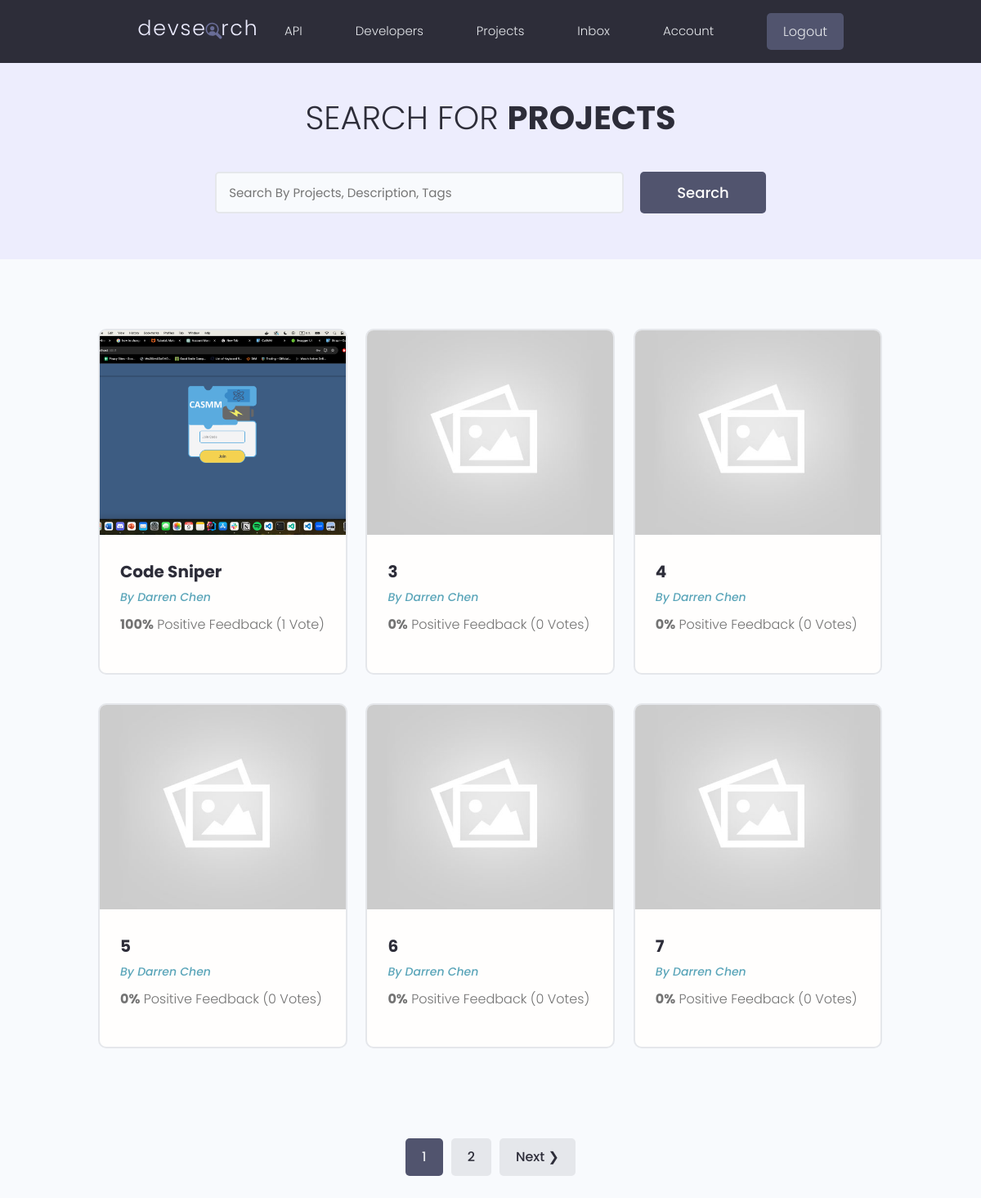
Page /viewAllProjects/ (signed in) on the committed database.
### projects/models.py (models this page shows, shortened)
class Project(models.Model):
    owner = models.ForeignKey(Profile, null=True, blank=True, on_delete=models.CASCADE)
    title = models.CharField(max_length=200) #Charfield is a small field compare to TextField
    description = models.TextField(null=True, blank=True) #null=True means that this field is optional
    featured_image = models.ImageField(upload_to='projects/', default='')
    demo_link = models.CharField(max_length=2000, null=True, blank=True)
    source_link = models.CharField(max_length=2000, null=True, blank=True)
    tags = models.ManyToManyField('Tag', blank=True) #ManyToManyField is a field that can have many tags
    vote_total = models.IntegerField(default=0, null=True, blank=True)
    vote_ratio = models.IntegerField(default=0, null=True, blank=True)
    created = models.DateTimeField(auto_now_add=True) #auto_now_add=True will automatically add when we create a new project
    id = models.UUIDField(default=uuid.uuid4, unique=True, primary_key=True, editable=False) #uuid4 is a random id, editable=False means that we can't edit this id
    class Meta:
        ordering = ['-vote_ratio', '-vote_total', 'title'] #order the projects by vote ratio and vote total
    @property
    def imageURL(self):
        try:
            url = self.featured_image.url
        except:
            url = ''
        return url

### users/models.py (models this page shows, shortened)
class Profile(models.Model):
    user = models.OneToOneField(User, null=True, on_delete=models.CASCADE, blank=True) #one user can have one profile, one profile can have one user
    name = models.CharField(max_length=200, null=True, blank=True)
    email = models.EmailField(max_length=500, null=True, blank=True, unique=True)
    username = models.CharField(max_length=200, null=True, blank=True)
    location = models.CharField(max_length=200, null=True, blank=True)
    short_intro = models.CharField(max_length=200, null=True, blank=True)
    bio = models.TextField(null=True, blank=True)
    profile_image = models.ImageField(upload_to='profiles/', default='')
    social_github = models.CharField(max_length=200, null=True, blank=True)
    social_twitter = models.CharField(max_length=200, null=True, blank=True)
    social_linkedin = models.CharField(max_length=200, null=True, blank=True)
    social_youtube = models.CharField(max_length=200, null=True, blank=True)
    social_website = models.CharField(max_length=200, null=True, blank=True)
    created = models.DateTimeField(auto_now_add=True)
    id = models.UUIDField(default=uuid.uuid4, unique=True, primary_key=True, editable=False)
    class Meta:
        ordering = ['-created']

### users/views.py (the view)
# urls.py: path('viewAllProjects/', views.viewAllProjects, name='viewAllProjects'),
@login_required(login_url='login')
def viewAllProjects(request):
    projects, search_query = searchProjects(request)
    custom_range, projects = paginateProjects(request, projects, 6)
    context = {'projects': projects, 'search_query': search_query, 'custom_range': custom_range}
    return render(request, 'users/all_projects.html', context)

### users/utils.py (called while the page is built)
def searchProjects(request):
    search_query = ''
    profile = request.user.profile
    if request.GET.get('search_query'):
        search_query = request.GET.get('search_query')
    projects = profile.project_set.all()
    tags = Tag.objects.filter(project__in=projects, name__icontains=search_query)
    projects = projects.distinct().filter(Q(title__icontains=search_query) |
                                          Q(description__icontains=search_query) |
                                          Q(tags__in=tags))
    return projects, search_query

def paginateProjects(request, projects, results):
    page = request.GET.get('page') #get the page number from the url
    paginator = Paginator(projects, results) #create a paginator object with the profiles and the number of results per page
    try:
        projects = paginator.page(page)
    except PageNotAnInteger: #if the page is not in the url set the page number to 1
        page = 1
        projects = paginator.page(page)
    except EmptyPage: #if the page number is greater than the number of pages, set the page number to the last page
        page = paginator.num_pages #get the total number of pages
        projects = paginator.page(page)
    custom_range = paginator.get_elided_page_range(number=page, on_each_side=2, on_ends=1)
    return custom_range, projects

### users/templates/users/all_projects.html (shortened to what this page needs)
{% extends 'main.html' %}
{% block content %}
<main class="projects">
    <section class="hero-section text-center">
      <div class="container container--narrow">
        <div class="hero-section__box">
          <h2>Search for <span>Projects</span></h2>
        </div>
        <div class="hero-section__search">
          <form class="form" action="{% url 'viewAllProjects' %}" method="GET">
            <div class="form__field">
              <input class="input input--text" id="formInput#search" type="text" name="search_query" value="{{search_query}}"
                placeholder="Search By Projects, Description, Tags" />
            </div>
            <input class="btn btn--sub btn--lg" type="submit" value="Search" />
          </form>
        </div>
      </div>
    </section>
    <section class="projectsList">
      <div class="container">
        <div class="grid grid--three">
        {% for project in projects %}
          <div class="column">
            <div class="card project">
              <a href="{% url 'project' project.id %}" class="project">
                <img class="project__thumbnail" src="{{project.imageURL}}" alt="project thumbnail" />
                <div class="card__body">
                  <h3 class="project__title">{{project.title}}</h3>
                  <p><a class="project__author" href="{% url 'user-profile' project.owner.id %}">By {{project.owner.name}}</a></p>
                  <p class="project--rating">
                    <span style="font-weight: bold;">{{project.vote_ratio}}%</span> Positive
                    Feedback ({{project.vote_total}} Vote{{project.vote_total|pluralize:"s"}})
                  </p>
                </div>
              </a>
            </div>
          </div>
          {% endfor %}
        </div>
      </div>
    </section>
    {% include 'pagination.html' with queryset=projects custom_range=custom_range search_query=search_query%}
  </main>
{% endblock content %}

### static/styles/app.css (style rules this page uses)
:root { --color-sub: #2d2d39; }
.btn--sub { background-color: var(--color-sub-light); }
.card { border: 2px solid var(--color-light); }
img { width: 100%; }
.hero-section { height: 40vh; display: flex; align-items: center; background-color: var(--color-sub); }
.hero-section__box { margin-bottom: 4rem; }
.hero-section__box > h2, .hero-section__box > h2 > span { font-size: 4rem; color: var(--color-light); line-height: 1.3; text-transform: uppercase; }
.hero-section__box > h2 { font-weight: 300; }
.hero-section__box > h2 > span { font-weight: 700; }
.hero-section__search > .form { display: flex; align-items: center; justify-content: center; gap: 2rem; }
.hero-section__search > .form input.input--text { width: 50rem; }
.project__author { font-size: 1.4rem; font-style: italic; }
.project--rating { margin-bottom: 1.6em; margin-top: .5em; }
.projects > .hero-section { background: var(--color-sub-lighter); height: 30vh; }
.projects .hero-section__box { margin-bottom: 2.5rem; }
.projects .hero-section__box > h2 { color: var(--color-sub); }
.projects .hero-section__box > h2 > span { font-weight: 700; color: var(--color-sub); }
.projectsList { margin-top: 8rem; }
.project__thumbnail { height: 25rem; object-fit: cover; object-position: top center; }
.project__title { font-size: 2rem; font-weight: 700; color: var(--color-sub); }

### static/uikit/styles/modules/_variables.css (style rules this page uses)
:root { --color-main: #5aa5b9; --color-main-light: #e6faff; --color-sub: #3f4156; --color-sub-light: #51546e; --color-sub-lighter: #ededfd; --color-text: #737373; --color-gray: #8b8b8b; --color-light: #e5e7eb; --color-light-gray: #767676; --color-bg: #f8fafd; --color-white: #fffefd; --color-white-light: #f3f3f3; --color-success: #359e64; --color-success-bg: #def8e8; --color-error: #fc4b0b; --color-error-bg: #fff2ee; --font-base: 'Poppins', arial, helvetica, 'Segoe UI', roboto, ubuntu, sans-serif; --font-monospace: 'Fira Code', 'Courier New', courier, monospace; --font-regular: 300; --font-medium: 500; --font-bold: 700; --generic-shadow: 1px 1px 5px #00000010; --generic-transition: all 0.3s ease-in-out; }

### static/uikit/styles/modules/_base.css (style rules this page uses)
* { margin: 0; padding: 0; box-sizing: border-box; text-rendering: optimizeLegibility; color: inherit; font-size: inherit; }
html { font-size: 50%; }
@media only screen and (min-width: 480px) { html { font-size: 56.25%; } }
@media only screen and (min-width: 1200px) { html { font-size: 62.5%; } }
body { line-height: 1.6; font-weight: 400; font-size: 1.5rem; color: var(--color-text); background-color: var(--color-bg); min-height: 100vh; }

### static/uikit/styles/modules/_typography.css (style rules this page uses)
* { font-family: var(--font-base); }
h2 { font-size: 3.6rem; font-weight: var(--font-bold); }
h3 { font-size: 3.2rem; font-weight: var(--font-medium); }
p, span, strong { font-size: 1.6rem; color: var(--color-text); font-weight: var(--font-regular); }
a { padding-bottom: 2px; text-decoration: none; display: inline-block; color: var(--color-main); font-weight: var(--font-medium); }

### static/uikit/styles/modules/_utilities.css (style rules this page uses)
.container { width: 92%; max-width: 165rem; margin: 0 auto; box-sizing: border-box; }
.container--narrow { width: 92%; max-width: 120rem; }
@media screen and (min-width: 1000px) { .container { width: 90%; } }
@media screen and (min-width: 1000px) { .container--narrow { width: 85%; } }
@media screen and (min-width: 1200px) { .container { width: 80%; } }
@media screen and (min-width: 1200px) { .container--narrow { width: 72%; } }
.text-center { text-align: center; }

### static/uikit/styles/modules/_button.css (style rules this page uses)
.btn { display: inline-block; position: relative; cursor: pointer; background-color: var(--color-light); font-weight: var(--font-medium); color: var(--color-sub); text-decoration: none; padding: 1rem 2rem; border-radius: 0.5rem; border: none; width: -webkit-fit-content; width: -moz-fit-content; width: fit-content; height: -webkit-fit-content; height: -moz-fit-content; height: fit-content; font-size: 1.6rem; outline-width: 0; outline-color: transparent; -webkit-backface-visibility: hidden; backface-visibility: hidden; transition: all 0.3s ease-in-out; }
.btn--sub { background-color: var(--color-sub); color: var(--color-white); }
.btn--lg { font-size: 1.8rem; padding: 1.2rem 4.5rem; }

### static/uikit/styles/modules/_card.css (style rules this page uses)
.card { border-radius: 1rem; background-color: var(--color-white); border: 1.5px solid var(--color-light); width: auto; height: auto; margin-top: 0.5rem; margin-bottom: 0.5rem; overflow: hidden; }
.card__body, .card__header { padding: 2rem 2.5rem; }

### rows in the picture
Project: imageURL (picture), title "Code Sniper", owner.name "Darren Chen", vote_ratio "100", vote_total "1"
Project: imageURL (placeholder picture), title "3", owner.name "Darren Chen", vote_ratio "0", vote_total "0"
Project: imageURL (placeholder picture), title "4", owner.name "Darren Chen", vote_ratio "0", vote_total "0"
Project: imageURL (placeholder picture), title "5", owner.name "Darren Chen", vote_ratio "0", vote_total "0"
Project: imageURL (placeholder picture), title "6", owner.name "Darren Chen", vote_ratio "0", vote_total "0"
Project: imageURL (placeholder picture), title "7", owner.name "Darren Chen", vote_ratio "0", vote_total "0"

### other values in the picture
{{ page }} "1"
{{ page }} "2"
